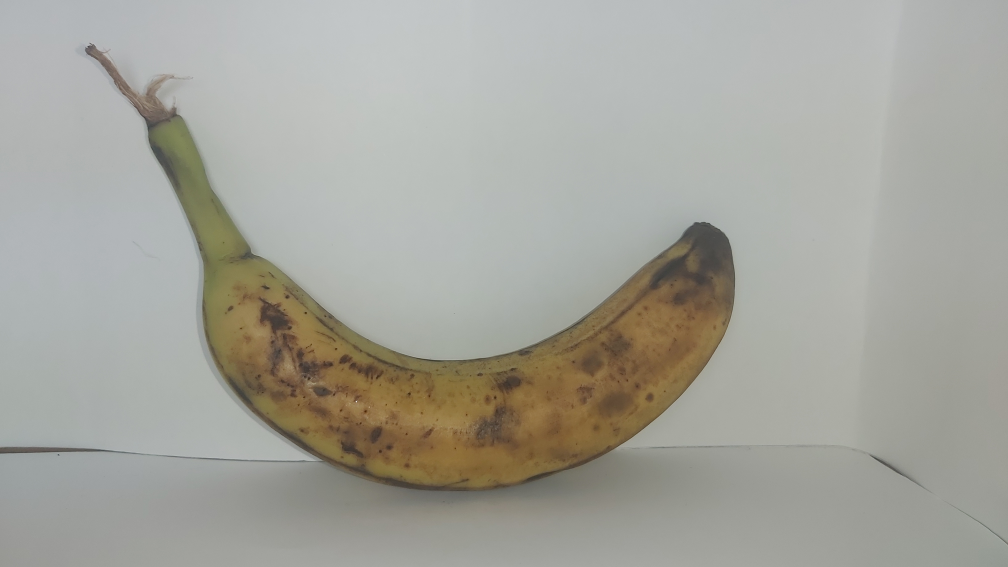
#> input picture 20240108_173252.jpg, 4032 x 2268 px (shown at 1/4 size)
$ python -i kmeans2.py   (imports and definitions only)   (older library calls are emulated)
#> lines starting #> are read from the running program, lines starting #| are printed output that depends on the picture; after the words box and inside, x2 and y2 are one past the last pixel; in counts of white or black regions, pixels touching at a corner belong together
import cv2
import numpy as np
import matplotlib.pyplot as plt
from sklearn.decomposition import PCA
import pickle
class foto:
    # [5 lines left out: function __init__, not called in this run]

    def resta(self, other):
        return np.linalg.norm(np.array(self.car) - np.array(other))


class KMeans:
    def __init__(self, k=4, tol=0.001, max_iter=2000, centroids=None):
        self.k = k
        self.tol = tol
        self.max_iter = max_iter
        self.centroids = centroids

    # [38 lines left out: functions fit, predict, not called in this run]


    def preprocess_image(self, image):
        # Convertir la imagen a escala de grises
        gray = cv2.cvtColor(image, cv2.COLOR_BGR2GRAY)

        # Reducción de ruido
        denoised = cv2.fastNlMeansDenoising(gray, None, 10, 7, 21)

        # Eliminar sombras
        dilated_img = cv2.dilate(denoised, np.ones((7,7), np.uint8))
        bg_img = cv2.medianBlur(dilated_img, 21)
        diff_img = 255 - cv2.absdiff(denoised, bg_img)
        norm_img = diff_img.copy() # Normalizará la imagen en el rango 0-255
        cv2.normalize(diff_img, norm_img, alpha=0, beta=255, norm_type=cv2.NORM_MINMAX, dtype=cv2.CV_8UC1)
        _, thr_img = cv2.threshold(norm_img, 230, 0, cv2.THRESH_TRUNC)
        cv2.normalize(thr_img, thr_img, alpha=0, beta=255, norm_type=cv2.NORM_MINMAX, dtype=cv2.CV_8UC1)

        # Realzar contornos
        edges = cv2.Canny(thr_img, threshold1=30, threshold2=100)

        # Segmentación
        _, segmented = cv2.threshold(edges, 0, 255, cv2.THRESH_BINARY + cv2.THRESH_OTSU)

        # Guardar la imagen segmentada para calcular la circularidad
        segmented_for_circularity = segmented.copy()

        # Normalizar la imagen
        normalized = cv2.normalize(segmented, None, alpha=0, beta=1, norm_type=cv2.NORM_MINMAX, dtype=cv2.CV_32F)


        return normalized, segmented_for_circularity
    # Funciones requeridas


    # Calcular la circularidad de la imagen
    def calculate_circularity(self, img):
        contours, _ = cv2.findContours(img, cv2.RETR_EXTERNAL, cv2.CHAIN_APPROX_SIMPLE)
        if len(contours) == 0:
            return 0
        largest_contour = max(contours, key=cv2.contourArea)
        area = cv2.contourArea(largest_contour)
        perimeter = cv2.arcLength(largest_contour, True)
        if perimeter == 0:
            return 0
        circularity = 4 * np.pi * area / (perimeter ** 2)

        return circularity


    # Calcular los momentos de Hu de la imagen
    def calculate_hu_moments(self, img):
        moments = cv2.moments(img)
        hu_moments = cv2.HuMoments(moments)
        # Seleccionar solo los momentos 1, 2, 3 y 6
        selected_hu_moments = [hu_moments[i][0] for i in [1]] #con 5 es el recomendado
        return selected_hu_moments

    # [57 lines left out: functions graficar, visualizar, saveCents, loadCents, not called in this run]

    def photo(self, link):
#> called with link = '20240108_173252.jpg'
        img = cv2.imread(link)
#> img is the input picture: shape (2268, 4032, 3); mean B, G, R 155.6, 163.7, 164.2
        img = cv2.resize(img, (200, 200), interpolation=cv2.INTER_CUBIC)
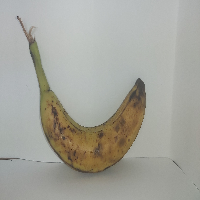
#> img: shape (200, 200, 3); mean B, G, R 155.6, 163.6, 164.1
        imgHu, imgCir = self.preprocess_image(img)
#> in preprocess_image, `gray = cv2.cvtColor(image, cv2.COLOR_BGR2GRAY)`:
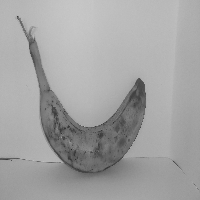
#> gray: shape (200, 200); min 36, max 200, mean 162.9
#> in preprocess_image, `dilated_img = cv2.dilate(denoised, np.ones((7,7), np.uint8))`:
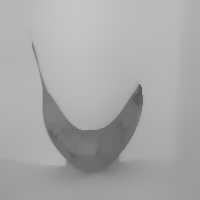
#> dilated_img: shape (200, 200); min 86, max 197, mean 168.1
#> in preprocess_image, `cv2.normalize(diff_img, norm_img, alpha=0, beta=255, norm_type=cv2.NOR..`:
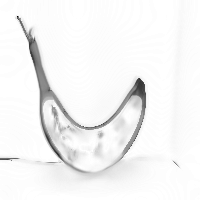
#> norm_img: shape (200, 200); min 0, max 255, mean 243.9
#> in preprocess_image, `_, thr_img = cv2.threshold(norm_img, 230, 0, cv2.THRESH_TRUNC)`:
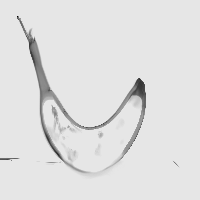
#> thr_img: shape (200, 200); min 0, max 230, mean 224.4
#> in preprocess_image, `cv2.normalize(thr_img, thr_img, alpha=0, beta=255, norm_type=cv2.NORM_..`:
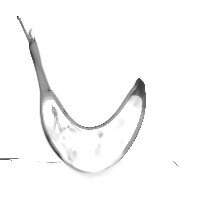
#> thr_img: shape (200, 200); min 0, max 255, mean 248.8
#> in preprocess_image, `edges = cv2.Canny(thr_img, threshold1=30, threshold2=100)`:
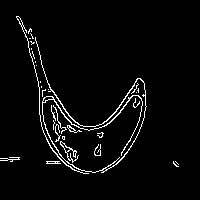
#> edges: shape (200, 200); 3.6% white in thin lines or dots, all inside (x1, y1, x2, y2) = (0, 16, 179, 174)
        circularity = self.calculate_circularity(imgCir)
#> in calculate_circularity, `contours, _ = cv2.findContours(img, cv2.RETR_EXTERNAL, cv2.CHAIN_APPRO..`: contours = 31 contours, 26 with area under 20; largest, box (x1, y1, x2, y2) and area: (35, 37, 147, 173) 219, (60, 141, 79, 163) 64, (16, 16, 89, 174) 54, (67, 125, 82, 133) 26, (46, 161, 61, 164) 22
#> in calculate_circularity, `largest_contour = max(contours, key=cv2.contourArea)`: largest_contour = contour of 584 points, box (x1, y1, x2, y2) (35, 37, 147, 173), area 219
#> in calculate_circularity, `area = cv2.contourArea(largest_contour)`: area = 219
#> in calculate_circularity, `perimeter = cv2.arcLength(largest_contour, True)`: perimeter = 1309.5
#> in calculate_circularity, `circularity = 4 * np.pi * area / (perimeter ** 2)`: circularity = 0.0016
#> circularity = 0.0016
        hu_moments = self.calculate_hu_moments(imgHu)
#> in calculate_hu_moments, `moments = cv2.moments(img)`: moments = moments, m00 1443, centre m10/m00, m01/m00 = (77.7, 118.8)
#> in calculate_hu_moments, `hu_moments = cv2.HuMoments(moments)`: hu_moments = [1.97, 0.225, 4, 0.884, 0.509, -0.0108, -1.58]
#> in calculate_hu_moments, `selected_hu_moments = [hu_moments[i][0] for i in [1]]`: selected_hu_moments = [0.225]
#> hu_moments = [0.225]
        hist = cv2.calcHist([img], [0], None, [256], [0, 256])
#> hist = 256 values, max 1283 at index 185, min 0 at index 1, mean 156.2
        return (circularity * 10) ** 2, (hu_moments * 10), hist

    # [25 lines left out: function recImg, not called in this run]

>>> result = KMeans().photo('20240108_173252.jpg')
